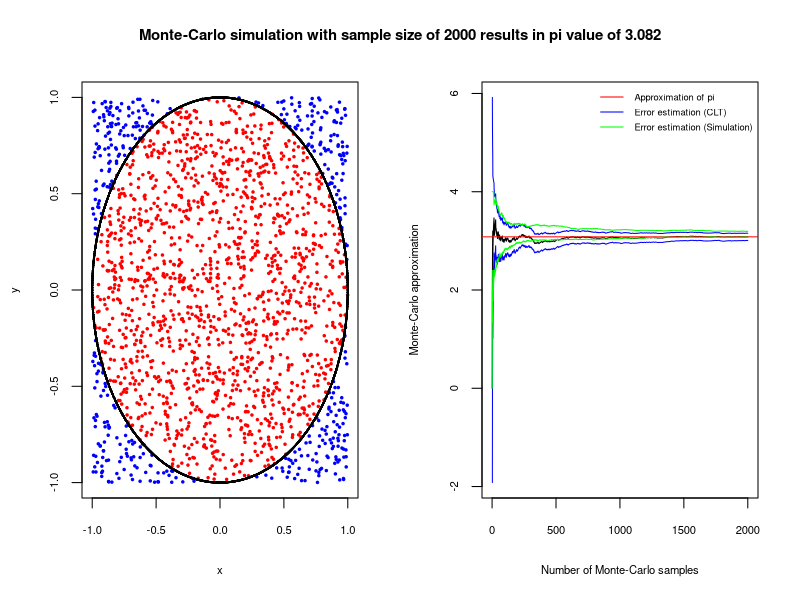
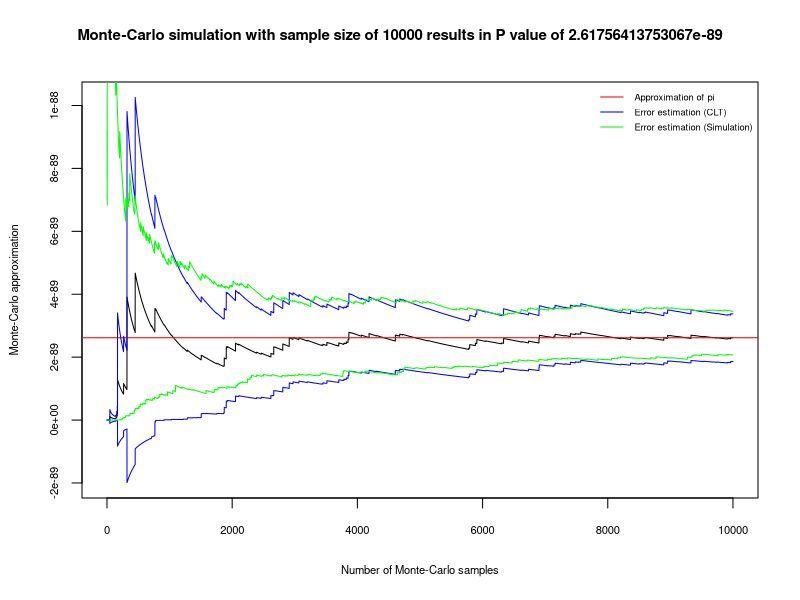

Source code (R) for these figures, in order: (Note: this script raises an error after producing the figures.)
fnErrorEstimation <- function(X, fnRandom, m = 100,
                    fnValueCalculation = function(x) {x}) {
  # This function is doing the error calculation, plotting all results,
  # generating and plotting confidence band.
  # There are two different methods in use:
  #  * Using central limit theorem
  #  * Using simulation
  # 
  # Args:
  #   X:        Contains the data, can be raw random or already precalculated
  #   fnRandom: Function to use in specific case to generate random values
  #   m:        Number of MC-Simulations, has default value
  #   fnValueCalculation:
  #             If values should be computed in any way, this function is doing
  #             it. If no value is given, just use values X as they are (default)
  #   
  # Returns:
  #   Nothing, just prints the plot
  
  # Calculate values
  if(class(X) != "list") { X = list(X) }
  x <- do.call(fnValueCalculation, X)
  
  # Save length of sample in variable
  n <- length(x)
  
  ################ Error estimation using central limit theorem ################
  
  # Compute mean with each new sample
  vecMeans <- cumsum(x) / (1:n)
  
  # NOTE: t-distribution
  # Compute confidence band
  vecConf <- list(top = NULL, bottom = NULL)
  for(i in 1:n) {
    vecConf$top[i] <- vecMeans[i] + 1.96*sqrt(var(x[1:i])/i)
    vecConf$bottom[i] <- vecMeans[i] - 1.96*sqrt(var(x[1:i])/i)
  }
  
  # Plot means against number of samples
  plot(1:n, vecMeans, type="l",
       xlab = "Number of Monte-Carlo samples",
       ylab = "Monte-Carlo approximation",
       ylim = c(min(na.omit(vecConf$bottom), vecMeans),
                max(na.omit(vecConf$top), vecMeans)),
       pch = 4, cex = 0.8)
  
  # Plot overall mean
  abline(vecMeans[n], 0, col = "red")
  
  # Plot confidence band
  lines(vecConf$top, col = "blue")
  lines(vecConf$bottom, col = "blue")
  
  ##################### Error estimation using simulation #####################
  
  # Generate n x m matrix with random values
  mSampleMatrix <- NULL
  for(i in 1:m) {
    X <- fnRandom(n)
    if(class(X) != "list") { X = list(X) }
    mSampleMatrix <- cbind(mSampleMatrix, do.call(fnValueCalculation, X))
  }
  
  # Calculate confidence band
  mEst <- apply(mSampleMatrix, 2, cumsum)/(1:n)
  mConf <- apply(mEst, 1, quantile, c(.025, .975))
  
  # Plot upper and lower confidence bound
  lines(mConf[1,], col = "green")
  lines(mConf[2,], col = "green")
  
  # Add legend for all lines
  legend("topright", c("Approximation of pi", "Error estimation (CLT)",
                       "Error estimation (Simulation)"), 
         lty = 1, col=c("red", "blue", "green"), bty="n", cex=.75)
}

# 1. ###########################################################################

# Monte Carlo approximation of pi

fnPiRandom <- function(n) {
  # Generates random uniform values for x (x1) and y (x2) axis
  # 
  # Args:
  #   n: Number of samples
  #   
  # Returns:
  #   A list of x1 and x2 random values with size of n
  return(list(x1 = runif(n, min = -1, max = 1),
              x2 = runif(n, min = -1, max = 1)))
}

fnPiIndicator <- function(x1, x2) {
  # Indicate which values are inside of the circle with radius 1
  # and which are outside
  # 
  # Args:
  #   x1: Random values of x-axis
  #   x2: Random values of y-axis
  #   
  # Returns:
  #   A vector containing values 0, if point is outside of circle, and 4, 
  #   if point is inside of circle with radius 1
  return(((x1^2 + x2^2) <= 1)*4)
}

fnPiPlotCircle <- function(x1, x2) {
  # Plots all random points.
  # Points which are inside are red, points outside blue and some circle-points
  # are calculated, to mark the border in black
  # 
  # Args:
  #   x1: Random values of x-axis
  #   x2: Random values of y-axis
  #   
  # Returns:
  #   Nothing, just prints the plot
  
  inside <- as.logical(fnPiIndicator(x1, x2))
  outside <- !inside
  
  # Plot points inside and outside
  plot(x1[inside], x2[inside], pch = 20, cex = 0.5, col = "red",
       xlab = "x", ylab = "y", xlim = c(-1,1), ylim = c(-1,1))
  points(x1[outside], x2[outside], pch = 20, cex = 0.5, col = "blue")
  
  # Plot circle points to mark the border
  points(sin(1:10000), cos(1:10000), pch = 20, cex = 0.2, col = "black")
}

# Split plot panel
par(mfrow = c(1,2),
    ps = 9,
    cex.axis = 0.9,
    cex.lab = 0.9)

# Create random values
X <- fnPiRandom(2000)

# Plot random values and circle
fnPiPlotCircle(X$x1, X$x2)

# Run error estimation
fnErrorEstimation(X, fnPiRandom, fnValueCalculation = fnPiIndicator)

# Set title for plots
title(paste("Monte-Carlo simulation with sample size of ", length(X$x1),
            " results in pi value of ", mean(fnPiIndicator(X$x1, X$x2)), sep = ""),
      outer = TRUE,  line = -2)

# 2. ###########################################################################

# Using pnorm
print(1 - pnorm(20))

# Naive Monte-Carlo approximation
n <- 1000000
x <- rnorm(n)
indicator <- (x > 20) * 1
print(mean(indicator))

# Monte-Carlo integration after substitution Y := 1/X

fnProbRandom <- function(n) {
  # Generate random uniform values between 0 and 1/20
  # 
  # Args:
  #   n: Size of sample
  #   
  # Returns:
  #   Random vector of size n with values between 0 and 1/20
  return(runif(n, min = 0, max = 1/20))
}

fnProbG <- function(u) {
  # Calculate values of function g
  # 
  # Args:
  #   u: Random values
  #   
  # Returns:
  #   Result of function g, using random values u as argument
  return((1/20) * (1/sqrt(2*pi)) * exp(-1/(2*(u^2))) * (1/(u^2)))
}

# Set plot panel to one plot
par(mfrow = c(1,1),
    ps = 9,
    cex.axis = 0.9,
    cex.lab = 0.9)

# Generate random values
u <- fnProbRandom(10000)

# Calculate values with function g
g <- fnProbG(u)

# Run error estimation
fnErrorEstimation(u, fnProbRandom, fnValueCalculation = fnProbG)

# Set title for plot
title(paste("Monte-Carlo simulation with sample size of ", length(u),
            " results in P value of ", mean(g), sep = ""),
      outer = TRUE,  line = -2)

# 3. ###########################################################################

# Using R's integrate function
print(integrate(fnIntH1, 0, 1))
print(integrate(fnIntH2, 0, 1))

fnIntRandom <- function(n) {
  # Generate random uniform values
  # 
  # Args:
  #   n: Size of sample
  #   
  # Returns:
  #   Random vector of size n with values between 0 and 1
  return(runif(n))
}

fnIntH1 <- function(x) {
  # Calculate values of function h1
  # 
  # Args:
  #   x: Random values
  #   
  # Returns:
  #   Result of function h1, using random values x as argument
  return((cos(50*x)+sin(20*x))^2)
}

fnIntH2 <- function(x) {
  # Calculate values of function h2
  # 
  # Args:
  #   x: Random values
  #   
  # Returns:
  #   Result of function h2, using random values x as argument
  return(sin(1/x))
}

# Set plot panel to two plots
par(mfrow = c(1,2),
    ps = 9,
    cex.axis = 0.9,
    cex.lab = 0.9)

# Using Monte-Carlo integration
u <- fnIntRandom(10000)
h1 <- fnIntH1(u)
h2 <- fnIntH2(u)

# Run error estimation
fnErrorEstimation(u, fnIntRandom, fnValueCalculation = fnIntH1)
title(paste("h1: ", length(u), " samples, result: ",
            round(mean(h1), 3), sep = ""))
fnErrorEstimation(u, fnIntRandom, fnValueCalculation = fnIntH2)
title(paste("h2: ", length(u), " samples, result ",
            round(mean(h2), 3), sep = ""))

## TODO: Compare errors of integrate function with monte carlo

# 4. ###########################################################################

fnAreaRandom <- function(n) {
  # Generate three random uniform values between 0 and 1 for x and y
  # respectively. The function directly calculates the area of triangle
  # between these three random points.
  # 
  # Args:
  #   n: Size of sample
  #   
  # Returns:
  #   Random vector of size n containing area values of random triangles
  
  areas <- NULL
  for (i in 1:n) {
    # Generate random values for x- and y-axis
    x <- runif(3)
    y <- runif(3)
    # Calculate area of trinangle and add to vector
    areas[i] <- abs(0.5 * det(matrix(c(x, y, c(1, 1, 1)), nrow = 3, ncol = 3)))
  }
  
  # Return vector of random triangle areas
  return(areas)
}

# Set plot panel to one plot
par(mfrow = c(1,1),
    ps = 9,
    cex.axis = 0.9,
    cex.lab = 0.9)

# Generate random triangle area values
A <- fnAreaRandom(1000)

# Run error estimation
fnErrorEstimation(A, fnAreaRandom)
title(paste("Monte-Carlo simulation with sample size of ", length(A),
            " results in area of ", round(mean(A), 4), sep = ""))
